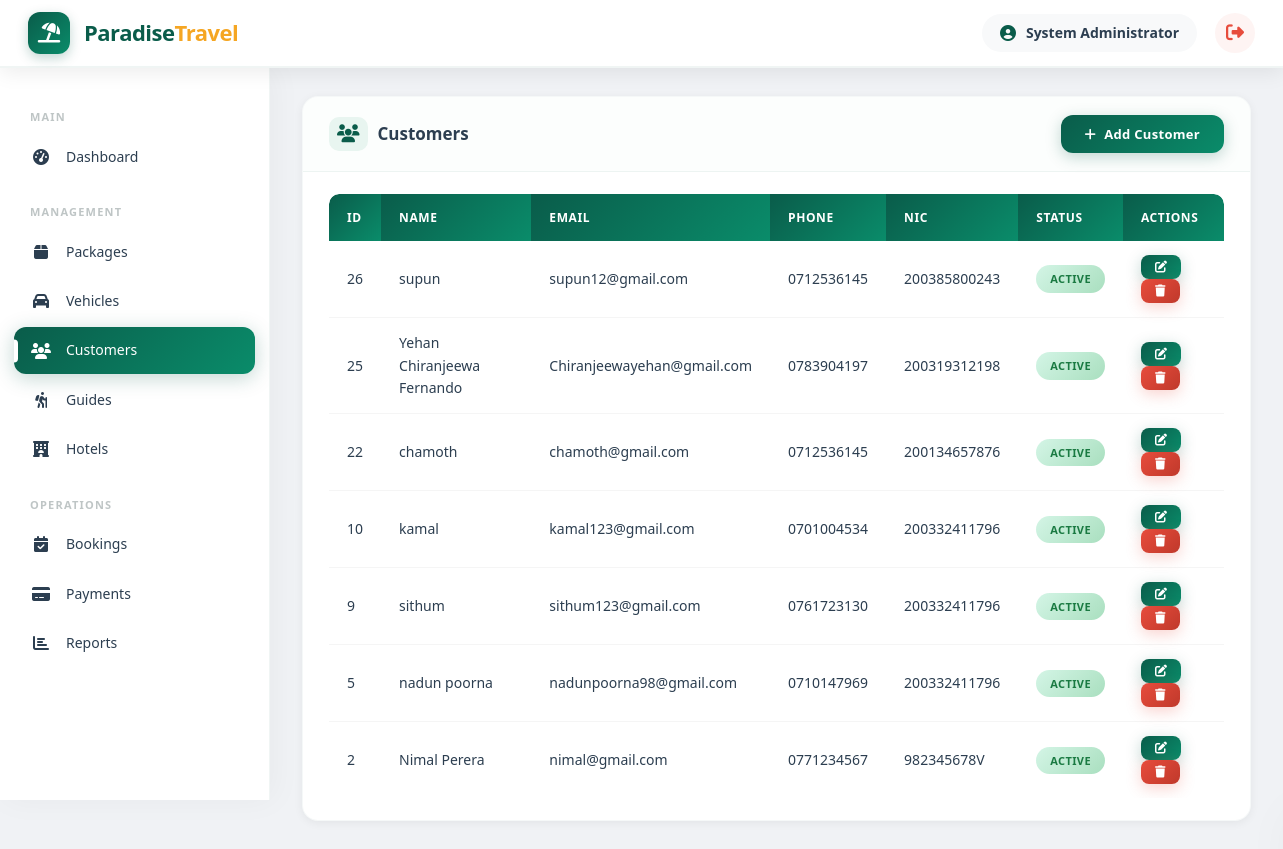
The page /traval-system/admin/customers.php (signed in) on the database its author committed.
### tables this page shows
CREATE TABLE `customer_profiles` (
  `id` int(11) NOT NULL,
  `user_id` int(11) NOT NULL,
  `nic` varchar(20) DEFAULT NULL,
  `address` text DEFAULT NULL,
  `date_of_birth` date DEFAULT NULL,
  `nationality` varchar(50) DEFAULT NULL
);

CREATE TABLE `users` (
  `id` int(11) NOT NULL,
  `name` varchar(100) NOT NULL,
  `email` varchar(100) NOT NULL,
  `password` varchar(255) NOT NULL,
  `phone` varchar(20) DEFAULT NULL,
  `role` enum('admin','customer','guide','hotel') DEFAULT 'customer',
  `profile_image` varchar(255) DEFAULT NULL,
  `status` enum('active','inactive') DEFAULT 'active',
  `created_at` timestamp NOT NULL DEFAULT current_timestamp(),
  `updated_at` timestamp NOT NULL DEFAULT current_timestamp() ON UPDATE current_timestamp()
);

### traval-system/config/database.php (called while the page is built, shortened)
<?php
function getStatusBadge($status) {
    $colors = [
        'pending'    => 'warning',
        'confirmed'  => 'success',
        'cancelled'  => 'danger',
        'completed'  => 'info',
        'active'     => 'success',
        'inactive'   => 'danger',
        'available'  => 'success',
        'busy'       => 'warning',
        'off'        => 'danger',
        'paid'       => 'success',
        'partial'    => 'warning'
    ];
    return $colors[$status] ?? 'secondary';
}
?>

### traval-system/admin/customers.php (the view, shortened to what this page needs)
<?php
require_once '../config/database.php';
$customers = $pdo->query("SELECT u.*, cp.nic, cp.address, cp.date_of_birth, cp.nationality
                         FROM users u
                         LEFT JOIN customer_profiles cp ON u.id = cp.user_id
                         WHERE u.role = 'customer'
                         ORDER BY u.created_at DESC")->fetchAll();
include '../includes/header.php';
?>
<div class="card">
    <div class="card-header">
        <h3><i class="fas fa-users"></i> Customers</h3>
        <button class="btn btn-primary" onclick="openAddModal()"><i class="fas fa-plus"></i> Add Customer</button>
    </div>
    <div class="card-body">
        <div class="table-responsive">
            <table class="data-table">
                <thead>
                    <tr><th>ID</th><th>Name</th><th>Email</th><th>Phone</th><th>NIC</th><th>Status</th><th>Actions</th></tr>
                </thead>
                <tbody>
                    <?php foreach ($customers as $c): ?>
                    <tr>
                        <td><?php echo $c['id']; ?></td>
                        <td><?php echo htmlspecialchars($c['name']); ?></td>
                        <td><?php echo htmlspecialchars($c['email']); ?></td>
                        <td><?php echo htmlspecialchars($c['phone']); ?></td>
                        <td><?php echo htmlspecialchars($c['nic']); ?></td>
                        <td><span class="badge badge-<?php echo getStatusBadge($c['status']); ?>"><?php echo ucfirst($c['status']); ?></span></td>
                        <td>
                            <button class="btn btn-primary btn-sm" onclick='editCustomer(<?php echo json_encode($c); ?>)'><i class="fas fa-edit"></i></button>
                            <form method="POST" style="display:inline;" onsubmit="return confirm('Delete this customer?')">
                                <button type="submit" name="delete" class="btn btn-danger btn-sm"><i class="fas fa-trash"></i></button>
                            </form>
                        </td>
                    </tr>
                    <?php endforeach; ?>
                </tbody>
            </table>
        </div>
    </div>
</div>
<?php include '../includes/footer.php'; ?>

### traval-system/config/assets/css/style.css (style rules this page uses)
:root { --primary: #0a5c4a; --primary-dark: #084b3c; --primary-light: #e8f5f0; --primary-gradient: linear-gradient(135deg, #0a5c4a, #0a8c6a); --secondary: #f5a623; --secondary-dark: #d4890a; --secondary-light: #fdebd0; --danger: #e74c3c; --success: #27ae60; --warning: #f39c12; --info: #3498db; --light: #f8f9fa; --dark: #2c3e50; --gray: #7f8c8d; --gray-light: #e2e8f0; --white: #ffffff; --body-bg: #f0f2f5; --shadow: 0 2px 10px rgba(0,0,0,0.06); --shadow-md: 0 4px 20px rgba(0,0,0,0.08); --shadow-lg: 0 8px 40px rgba(0,0,0,0.12); --shadow-xl: 0 15px 60px rgba(0,0,0,0.15); --radius: 10px; --radius-lg: 16px; --radius-xl: 24px; --transition: all 0.3s cubic-bezier(0.4, 0, 0.2, 1); --transition-slow: all 0.5s cubic-bezier(0.4, 0, 0.2, 1); --font-family: 'Segoe UI', 'Poppins', system-ui, -apple-system, sans-serif; }
* { margin: 0; padding: 0; box-sizing: border-box; }
body { font-family: var(--font-family); background: var(--body-bg); overflow-x: hidden; color: var(--dark); line-height: 1.6; }
.card { background: var(--white); border-radius: var(--radius-lg); box-shadow: var(--shadow); margin-bottom: 28px; overflow: hidden; border: 1px solid rgba(10, 92, 74, 0.04); transition: var(--transition); }
.card-header { padding: 18px 26px; border-bottom: 1px solid rgba(10, 92, 74, 0.06); display: flex; justify-content: space-between; align-items: center; flex-wrap: wrap; gap: 12px; background: rgba(232, 245, 240, 0.15); }
.card-header h3 { font-size: 17px; color: var(--dark); font-weight: 700; display: flex; align-items: center; gap: 10px; }
.card-header h3 i { color: var(--primary); font-size: 18px; background: var(--primary-light); padding: 8px; border-radius: 10px; }
.card-body { padding: 22px 26px; }
.table-responsive { overflow-x: auto; border-radius: var(--radius); }
.data-table { width: 100%; border-collapse: separate; border-spacing: 0; font-size: 14px; }
.data-table thead th { background: var(--primary-gradient); color: var(--white); padding: 14px 18px; text-align: left; font-weight: 600; font-size: 12px; text-transform: uppercase; letter-spacing: 0.6px; border: none; }
.data-table thead th:first-child { border-radius: 10px 0 0 0; }
.data-table thead th:last-child { border-radius: 0 10px 0 0; }
.data-table tbody td { padding: 14px 18px; border-bottom: 1px solid rgba(0, 0, 0, 0.04); vertical-align: middle; color: var(--dark); transition: var(--transition); }
.data-table tbody tr { transition: var(--transition); }
.data-table tbody tr:last-child td { border-bottom: none; }
.badge { display: inline-block; padding: 5px 14px; border-radius: 30px; font-size: 11px; font-weight: 700; letter-spacing: 0.4px; text-transform: uppercase; transition: var(--transition); }
.badge-success { background: linear-gradient(135deg, #d4f5e6, #a9dfbf); color: #1a7a42; }
.btn { display: inline-flex; align-items: center; gap: 8px; padding: 10px 24px; border: none; border-radius: 12px; font-size: 13px; font-weight: 700; cursor: pointer; transition: var(--transition); text-decoration: none; letter-spacing: 0.3px; font-family: var(--font-family); }
.btn-primary { background: var(--primary-gradient); color: var(--white); box-shadow: 0 4px 15px rgba(10, 92, 74, 0.25); }
.btn-danger { background: linear-gradient(135deg, #e74c3c, #c0392b); color: var(--white); box-shadow: 0 4px 15px rgba(231, 76, 60, 0.25); }
.btn-sm { padding: 6px 14px; font-size: 12px; border-radius: 8px; }
.card { animation: fadeInUp 0.5s ease forwards; }
.card:nth-child(2) { animation-delay: 0.10s; }

### rows shown on the page
customer_profiles: user "26", user.name "supun", user.email "supun12@gmail.com", user.phone "0712536145", nic "200385800243", user.status "ACTIVE"
customer_profiles: user "25", user.name "Yehan Chiranjeewa Fernando", user.email "Chiranjeewayehan@gmail.com", user.phone "0783904197", nic "200319312198", user.status "ACTIVE"
customer_profiles: user "22", user.name "chamoth", user.email "chamoth@gmail.com", user.phone "0712536145", nic "200134657876", user.status "ACTIVE"
customer_profiles: user "10", user.name "kamal", user.email "kamal123@gmail.com", user.phone "0701004534", nic "200332411796", user.status "ACTIVE"
customer_profiles: user "9", user.name "sithum", user.email "sithum123@gmail.com", user.phone "0761723130", nic "200332411796", user.status "ACTIVE"
customer_profiles: user "5", user.name "nadun poorna", user.email "nadunpoorna98@gmail.com", user.phone "0710147969", nic "200332411796", user.status "ACTIVE"
customer_profiles: user "2", user.name "Nimal Perera", user.email "nimal@gmail.com", user.phone "0771234567", nic "982345678V", user.status "ACTIVE"

### other values the page prints
$_SESSION['user_name'] "System Administrator"
